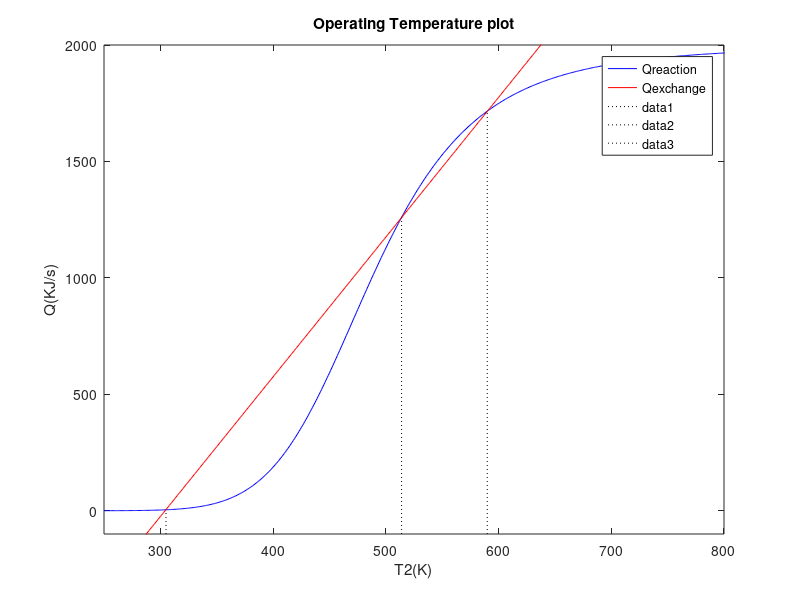

Reproduce this figure in MATLAB.
k0 = 32; Rc = 8.31; Ea = 42.*10.^3; Cvpm = 2.34e-5;
C1 = 1; Tc = 295; CP = 1.;
dHrxn = 2.*10.^3; T1 = 350;
F1 = 10.^(-3);
F2 = F1;
den = 10.^3; UA = 5;
Cvp = 0.5.*Cvpm;
h1 = (F2.^2)./((Cvp.^2).*den.*9.8);
Vt = 1.33 .* h1;
T2 = (250:900);
QR = Vt.*den.*dHrxn.*((k0.*C1)./((exp(Ea./(Rc.*T2)))+k0.*Vt./F1));
QE = -UA.*(Tc - T2)-F1.*den.*CP.*T1+F2.*den.*CP.*T2;
plot(T2, QR, 'b');
hold on;
plot(T2, QE, 'r');
title('Operating Temperature plot');
legend('Qreaction', 'Qexchange');
ylabel('Q(KJ/s)');
xlabel('T2(K)');
xlim([250 800]);
ylim([-100 2000]);
for ind = (1:length(T2))
    if (abs(QR(ind) - QE(ind)) <= 1)
        plot([T2(ind) T2(ind)], [-100 QR(ind)], 'k:');
        ans = T2(ind);
        C2 = C1./(1+((k0.*exp(-Ea./Rc./T2(ind)).*Vt./F1)));
    end
end
